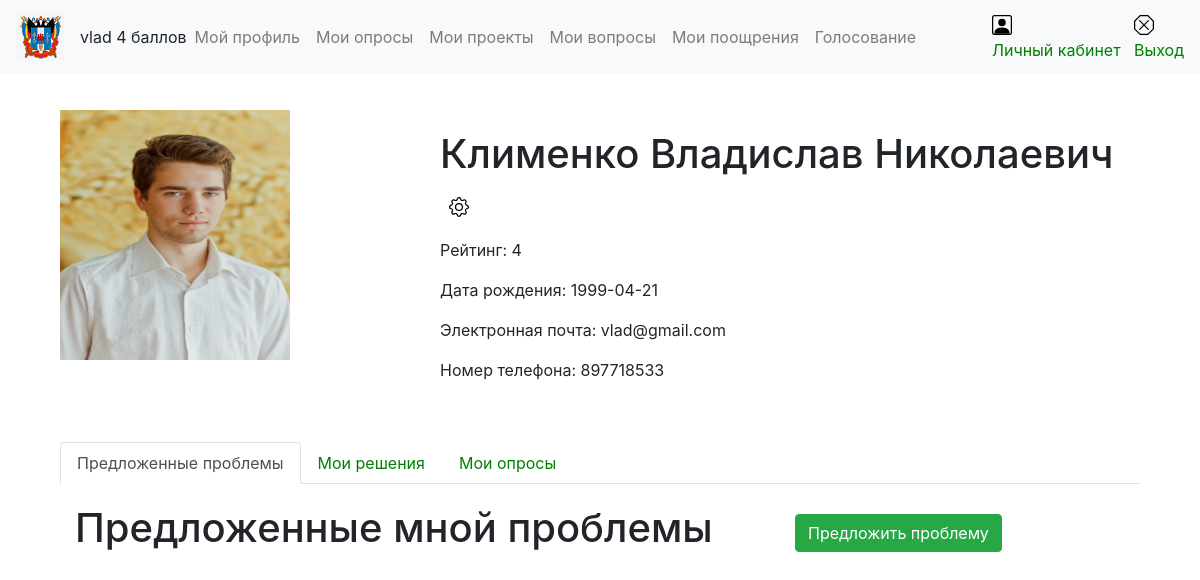
The app's page /PersonalAccount.php (signed in), older data.
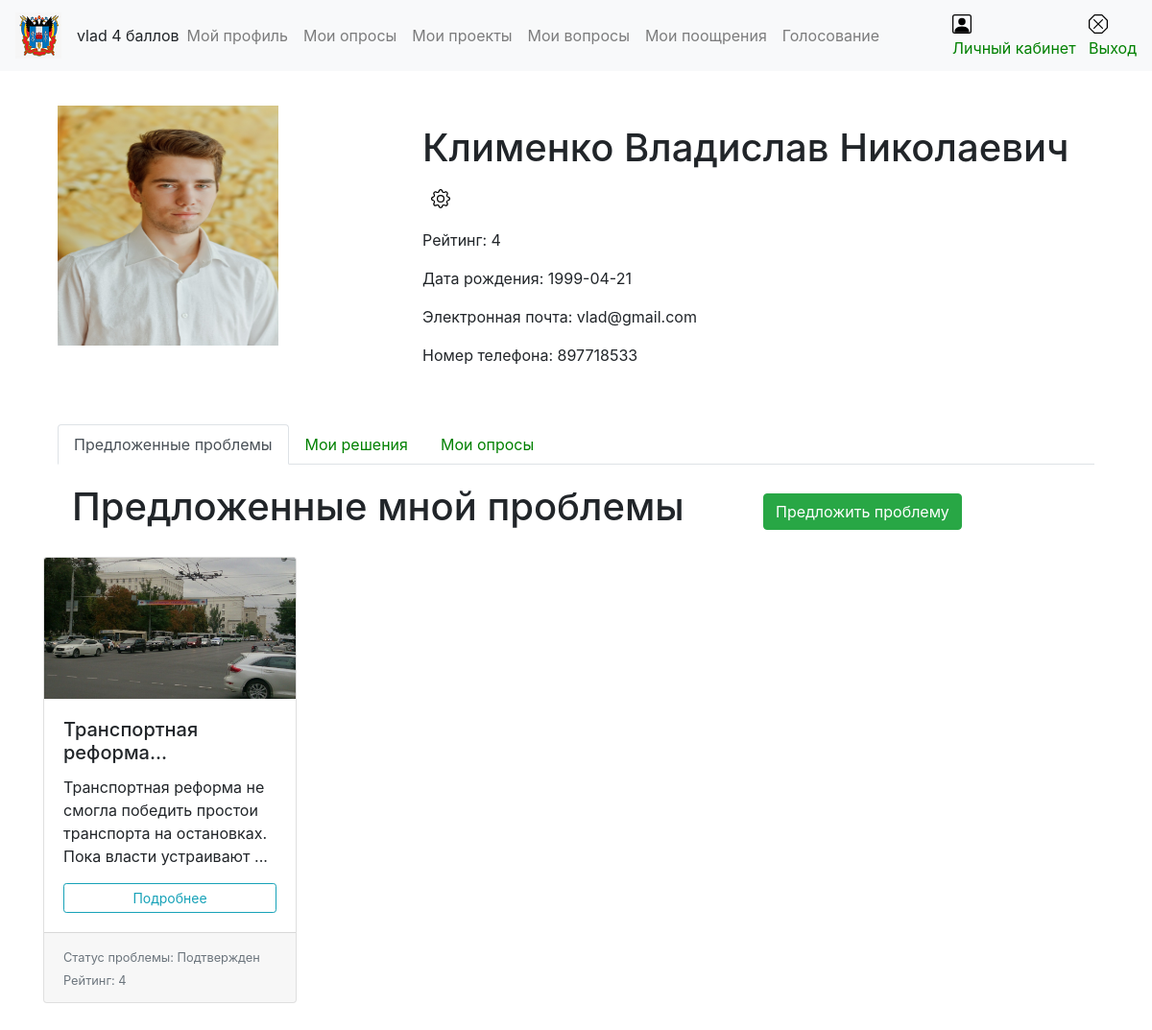
The same page, newer data.
### tables this page shows
CREATE TABLE `user` (
  `IDUser` int(11) NOT NULL,
  `Lastname` varchar(50) DEFAULT NULL,
  `Firstname` varchar(50) DEFAULT NULL,
  `Fathername` varchar(50) DEFAULT NULL,
  `BirstDate` date DEFAULT NULL,
  `EMail` varchar(100) NOT NULL,
  `Edu` varchar(50) NOT NULL DEFAULT 'нет',
  `Reiting` int(11) NOT NULL DEFAULT 0,
  `Status` varchar(100) NOT NULL DEFAULT 'Студент',
  `Tel` varchar(30) NOT NULL,
  `Photo` varchar(100) DEFAULT NULL,
  `Username` varchar(100) NOT NULL,
  `Passw` varchar(100) NOT NULL,
  `CountGolos` int(11) DEFAULT 1,
  `CountPeredano` int(11) DEFAULT 0,
  `PeredahoIDUser` int(11) DEFAULT NULL
);

CREATE TABLE `problems` (
  `IDProblem` int(11) NOT NULL,
  `IDUser` int(11) NOT NULL,
  `Nameproblem` varchar(300) NOT NULL,
  `Description` varchar(10000) NOT NULL,
  `Photo` varchar(255) NOT NULL,
  `Status` int(11) NOT NULL,
  `Rating` int(11) NOT NULL,
  `Level` varchar(60) NOT NULL
);

### PersonalAccount.php (the view, shortened to what this page needs)
<?php
include('Nav.php');
?>
<body>
<div class="container">
	<div class="card col-12 border-0"  style="margin: 110px 0 40px 0;">
		<div class="row row-cols-1 no-gutters">
			<div class="col col-md-4">
				<img src="<? echo $myrow['Photo'] ?>" class="img-lider-opinion" alt="...">
			</div>
			<div class="col col-md-8">
				<div class="card-body">
					<p class="card-title h1"><? echo $myrow['Lastname'].' '.$myrow['Firstname'].' '.$myrow['Fathername']; ?>
						<button type="button" class="btn btn-outline-secondaryo btn-sm">
							<img src="icons/gear.svg" alt="" style="margin: 6px 0 3px 0;" width="20" height="20" title="Редактировать профиль">
						</button>
					</p>
					<p class="card-text">Рейтинг: <? echo $Reiting; ?></p>
					<p class="card-text">Дата рождения: <? echo $myrow['BirstDate']; ?></p>
					<p class="card-text">Электронная почта: <? echo $myrow['EMail']; ?></p>
					<p class="card-text">Номер телефона: <? echo $myrow['Tel']; ?></p>
				</div>
			</div>
		</div>
	</div>
	<div class="row row-cols-1 row-cols-sm-1"  style="margin: 0px 0 320px 0;">
		<div class="col">
			<ul class="nav nav-tabs" id="myTab" role="tablist">
				<li class="nav-item" role="presentation">
					<a class="nav-link active" id="home-tab" data-toggle="tab" href="#home" role="tab" aria-controls="home" aria-selected="true">Предложенные проблемы</a>
				</li>
				<li class="nav-item" role="presentation">
					<a class="nav-link" id="profile-tab" data-toggle="tab" href="#profile" role="tab" aria-controls="profile" aria-selected="false">Мои решения</a>
				</li>
				<li class="nav-item" role="presentation">
					<a class="nav-link" id="contact-tab" data-toggle="tab" href="#contact" role="tab" aria-controls="contact" aria-selected="false">Мои опросы</a>
				</li>
			</ul>
		</div>
		<div class="col">
			<div class="tab-content" id="myTabContent">
				<div class="tab-pane fade show active" id="home" role="tabpanel" aria-labelledby="home-tab">
					<div class= "row row-cols-1 row-cols-sm-2" style="margin: 20px 0 20px 0">
						<div class="col col-sm-12 col-md-8">
							<h1>Предложенные мной проблемы</h1>
						</div>
						<div class="col col-sm-12 col-md-4" style="margin-top: 10px">
							<form  method="POST">
								<button type='submit' class='btn btn-success' formaction='Addproblem.php'>Предложить проблему</button>
							</form>
						</div>
					</div>
					<div class="card-deck">
						<div class="row row-cols-1 row-cols-sm-2 row-cols-md-4">
					<?php
						include("db.php");
						$sql=mysqli_query($db,"SELECT * FROM problems WHERE IDUser=$IDUser");
						while ($result=mysqli_fetch_array($sql)){
						echo	"<div class='card'>";
						echo		"<img src='".$result['Photo']."' class='card-img-top'>";
						echo		"<div class='card-body'>";
						echo			"<h5 class='card-title'>".mb_strimwidth($result['Nameproblem'], 0, 23, "...")."</h5>";
						echo			"<p class='card-text'>".mb_strimwidth($result['Description'], 0, 100, "...")."</p>";
						echo 			"<form  action='ActualProblemsItem.php' method='POST'>";
						echo 				"<button type='submit' class='btn btn-outline-info btn-sm btn-block' formaction='ActualProblemsItem.php' >Подробнее</button>";
						echo 			"</form>";
						echo		"</div>";
						echo		"<div class='card-footer'>";
							if ($result['Status']==0)	{	$status="В рассмотрении";	}
							else if ($result['Status']==1)	{	$status="Подтвержден";	}
							else if ($result['Status']==2)	{	$status="Отклонен";	}
							else	{	$status="Закончен";	}
						echo			"<small class='text-muted'>Статус проблемы: ".$status."</small>";
						echo			" <p class='card-text'><small class='text-muted'>Рейтинг: ".$result['Rating']."</small></p>";
						echo		"</div>";
						echo	"</div>";
						}
					?>
						</div>
					</div>
				</div>
			</div>
		</div>
	</div>
</div>
</body>
</html>

### Nav.php (shortened to what this page needs)
<?php
$Username=$_SESSION['Username'];
$IDUser=$_SESSION['IDUser'];
?>
<!DOCTYPE html>
<html lang="en">
<head>
    <link rel="stylesheet" href="css/bootstrap.css">
    <link rel="stylesheet" type="text/css" href="css/Style.css">
</head>
<body>
 <?php
include('db.php');
$result=mysqli_query($db,"SELECT * FROM user WHERE IDUser=$IDUser");
$myrow=mysqli_fetch_array($result);
$Reiting=$myrow['Reiting'];
?>
<nav class="navbar navbar-expand-lg navbar-light bg-light fixed-top">
	<a class="navbar-brand" href="#">
		<img src="images/gerb-logo.png" alt="Информационная система по выявлению лидеров общественного мнения">
    </a>
    <?php echo $Username."   ".$Reiting." баллов              ";?>
	<div class="collapse navbar-collapse" id="navbarSupportedContent">
		<ul class="navbar-nav mr-auto">
			<li class="nav-item">
				<a class="nav-link" href="#">Мой профиль</a>
			</li>
			<li class="nav-item">
				<a class="nav-link" href="PersonalAccount.php">Мои опросы</a>
			</li>
			<li class="nav-item">
				<a class="nav-link" href="#">Мои проекты</a>
			</li>
			<li class="nav-item">
				<a class="nav-link" href="#">Мои вопросы</a>
			</li>
			<li class="nav-item">
				<a class="nav-link" href="#">Мои поощрения</a>
			</li>
			<li class="nav-item">
				<a class="nav-link" href="golos.php">Голосование</a>
			</li>
		</ul>
		<form class="form-inline my-2 my-lg-0">
			<a href="PersonalAccount.php" style="padding-right:10pt">
				<img src="icons/person-square.svg" alt="" width="20" height="20" style="margin-bottom: 3px;" title="Bootstrap">
				<label class="form-check-label" for="exampleCheck1">Личный кабинет</label>
			</a>
			<a href="index.php">
				<img src="icons/x-octagon.svg" alt="" width="20" height="20" style="margin-bottom: 3px;" title="Bootstrap">
				<label class="form-check-label" for="exampleCheck1">Выход</label>
			</a>
		</form>
	</div>
</nav>

### css/style.css (style rules this page uses)
a { color: #008000; text-decoration: none; }
.img-lider-opinion { flex-shrink: 0; width: 230px; height: 250px; }

Row changes from the older to the newer data that the page shows:
added problems: Nameproblem "Транспортная реформа...", Description "Транспортная реформа не смогла победить простои транспорта на остановках. Пока власти устраивают ...", Status "Подтвержден", Rating "4"
